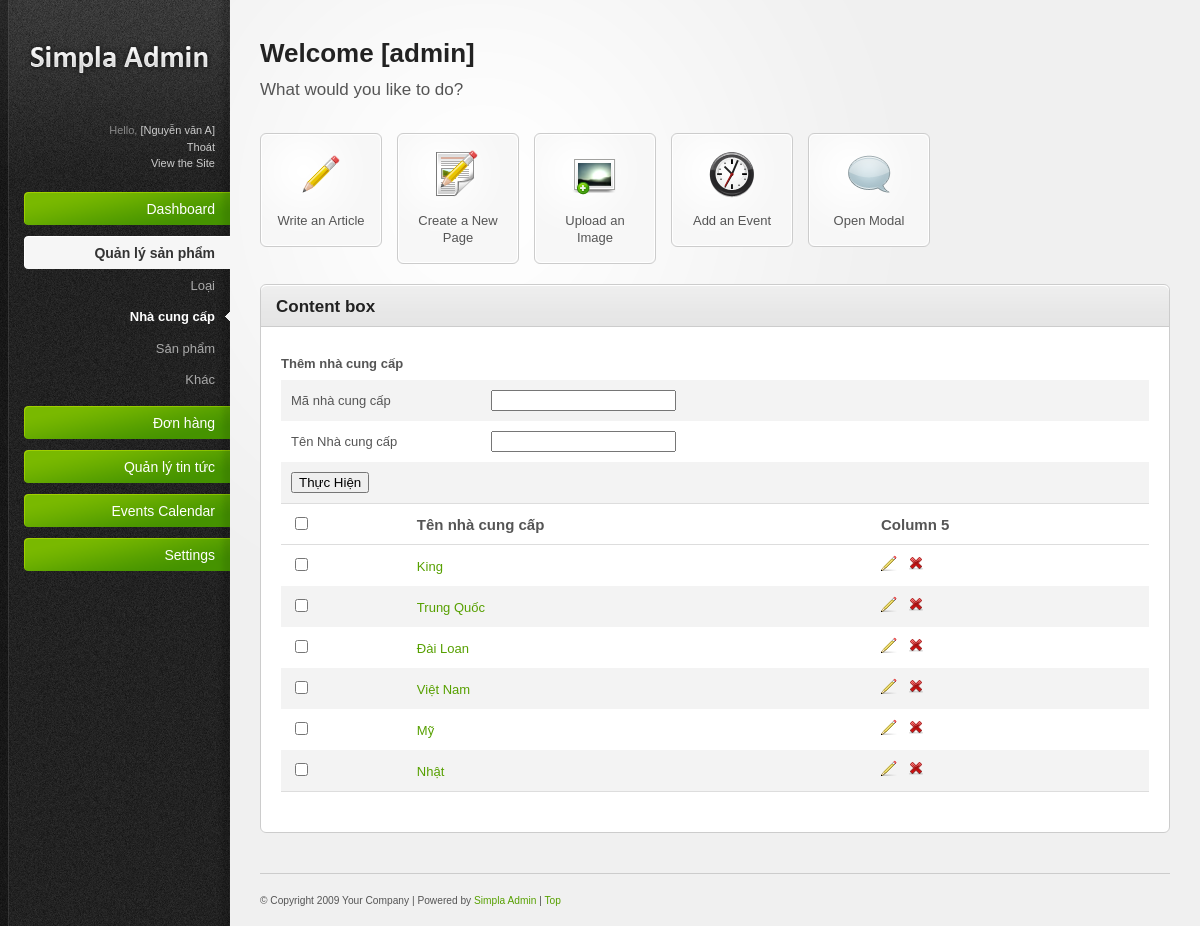
The page /admins/index.php?mod=book&group=pub (signed in) on the database its author committed.
### tables this page shows
CREATE TABLE `nhaxb` (
  `mancc` varchar(5) NOT NULL,
  `tenncc` varchar(30) NOT NULL
);

### classes/Db.class.php (called while the page is built, shortened)
<?php
class Db{
		private $dbh= null;
		public function __construct()
		{
			$driver="mysql:host=". HOST."; dbname=". DB_NAME;
			try
			{
				$this->dbh = new PDO($driver, DB_USER, DB_PASS);
				$this->dbh->query("set names 'utf8' ");
			}
			catch(PDOException $e)
			{
				echo "Err:". $e->getMessage();	exit();
			}
		}
		private function query($sql, $arr = array(), $mode = PDO::FETCH_ASSOC)
		{
			$stm = $this->dbh->prepare($sql);
			if (!$stm->execute( $arr))
				{
					echo "Sql lỗi.";
				}
			return $stm->fetchAll($mode);
		}
		public function exeQuery($sql,  $arr = array(), $mode = PDO::FETCH_ASSOC)
		{
			return $this->query($sql, $arr, $mode);
		}
	}
?>

### classes/pub.class.php (called while the page is built, shortened)
<?php
class pub extends Db{
	public function getAll()
	{
		return $this->exeQuery("select * from nhaxb");
	}
}
?>

### admins/module/pub/pubShow.php (the view, shortened to what this page needs)
<?php
$pub = new pub();
$data = $pub->getAll();
 ?>
 <form action="index.php?mod=pub&ac=add" method="post">
<fieldset>
<legend>Thêm nhà cung cấp</legend>
<table width="50%" border="1" cellspacing="3">
  <tr>
    <td width="23%">Mã nhà cung cấp</td>
    <td width="77%"><input type="text" name="mancc" ></td>
  </tr>
  <tr>
    <td>Tên Nhà cung cấp</td>
    <td><input type="text" name="tenncc" ></td>
  </tr>
  <tr>
    <td colspan="2">
    <input type="submit" value="Thực Hiện">
	?></td>
    </tr>
</table>
</fieldset>
</form>
 <div class="tab-content default-tab" id="tab1">
						<table>
							<thead>
								<tr>
								   <th><input class="check-all" type="checkbox" /></th>
								   <th>Tên nhà cung cấp</th>
								   <th>Column 5</th>
								</tr>
							</thead>
							<tfoot>
								<tr>
									<td colspan="6">
									</td>
								</tr>
							</tfoot>
							<tbody>
                            <?php
							foreach( $data as $r)
							{?>
								<tr>
									<td><input type="checkbox" /></td>
								<td><a href="#" title="title"><?php echo $r["tenncc"];?>
                                    </a></td>
									<td>
										 <a href="index.php?mod=pub&ac=edit&id=<?php echo $r["mancc"];?>" title="Edit"><img src="resources/images/icons/pencil.png" alt="Edit" /></a>&nbsp;&nbsp;
										 <a onclick="return confirm('Are you want to delete?')"
										  href="index.php?mod=pub&ac=delete&id=<?php echo $r["mancc"];?>" title="Delete"><img src="resources/images/icons/cross.png" alt="Delete" /></a>
									</td>
								</tr>
								<?php
							}
								?>
							</tbody>
						</table>
					</div>

### admins/resources/css/style.css (style rules this page uses)
html { font-size: 100%; height: 100%; margin-bottom: 1px; }
body { font-family: Arial, Helvetica, sans-serif; color: #555; background: #f0f0f0 url('../images/bg-body.gif') top left repeat-y; font-size: 12px; }
a { color: #57a000; text-decoration: none; }
#main-content table { width: 100%; border-collapse: collapse; }
#main-content table thead th { font-weight: bold; font-size: 15px; border-bottom: 1px solid #ddd; }
#main-content tbody { border-bottom: 1px solid #ddd; }
#main-content tbody tr { background: #fff; }
#main-content tbody tr.alt-row { background: #f3f3f3; }
#main-content table td, #main-content table th { padding: 10px; line-height: 1.3em; }
form fieldset legend { font-weight: bold; margin-bottom: 10px; padding-top: 10px; }

### rows shown on the page
nhaxb: tenncc "King"
nhaxb: tenncc "Trung Quốc"
nhaxb: tenncc "Đài Loan"
nhaxb: tenncc "Việt Nam"
nhaxb: tenncc "Mỹ"
nhaxb: tenncc "Nhật"

### other values the page prints
$_SESSION["admin_data"]["hoten"] "Nguyễn văn A"
